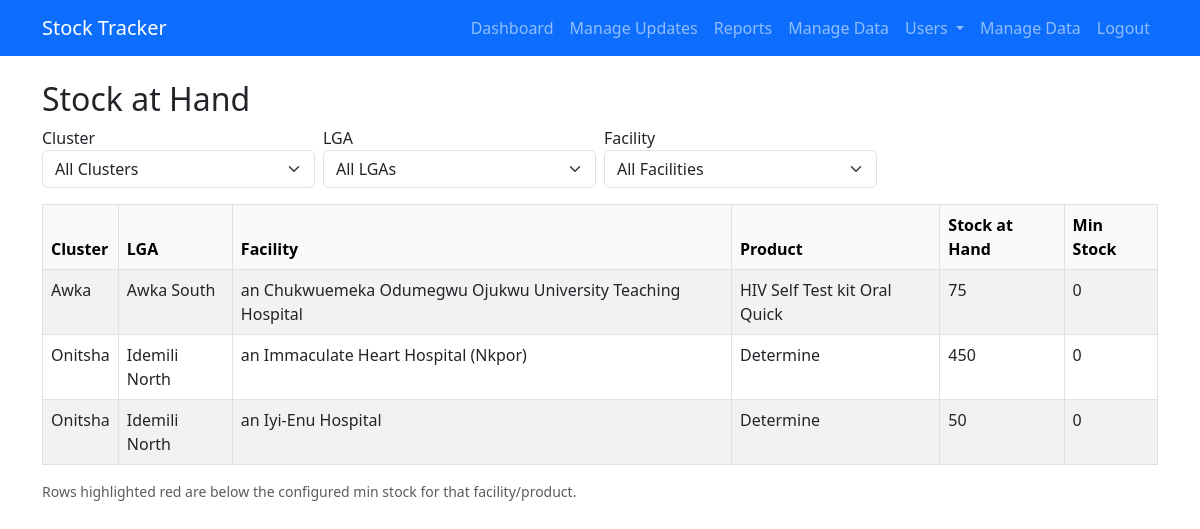
The app's page /facility_soh (signed in) with its own data.
### models.py (models this page shows, shortened)
class Facility(db.Model):
    id = db.Column(db.Integer, primary_key=True)
    name = db.Column(db.String(150), nullable=False)
    lga_id = db.Column(db.Integer, db.ForeignKey('lga.id'), nullable=False)
    facility_products = db.relationship('FacilityProduct', backref='facility', lazy=True)

class LGA(db.Model):
    id = db.Column(db.Integer, primary_key=True)
    name = db.Column(db.String(100), nullable=False)
    cluster_id = db.Column(db.Integer, db.ForeignKey('cluster.id'), nullable=False)
    facilities = db.relationship('Facility', backref='lga', lazy=True)

### app.py (the view, shortened to what this page needs)
@app.route('/facility_soh')
def facility_soh():
    cluster_id = request.args.get('cluster')
    lga_id = request.args.get('lga')
    facility_id = request.args.get('facility')
    base_sql = """
        SELECT c.name AS cluster,
               l.id   AS lga_id,
               l.name AS lga,
               f.id   AS facility_id,
               f.name AS facility,
               p.name AS product,
               COALESCE(fp.min_stock, 0) AS min_stock,
               SUM(
                   CASE
                       WHEN st.transaction_type IN ('Received','Opening','Transfer-In') THEN st.quantity
                       WHEN st.transaction_type IN ('Issued','Lost','Damaged','Expired','Transfer') THEN -st.quantity
                       WHEN st.transaction_type='Adjusted' THEN st.quantity
                       ELSE 0
                   END
               ) AS stock_at_hand
        FROM stock_transaction st
        JOIN facility f ON st.facility_id = f.id
        JOIN lga l ON f.lga_id = l.id
        JOIN cluster c ON l.cluster_id = c.id
        JOIN product p ON st.product_id = p.id
        LEFT JOIN facility_product fp ON fp.facility_id = f.id AND fp.product_id = p.id
        WHERE 1=1
    """
    filters = []
    params = {}
    if cluster_id:
        filters.append("AND l.cluster_id = :cluster_id")
        params["cluster_id"] = cluster_id
    if lga_id:
        filters.append("AND f.lga_id = :lga_id")
        params["lga_id"] = lga_id
    if facility_id:
        filters.append("AND f.id = :facility_id")
        params["facility_id"] = facility_id
    sql = text(base_sql + " ".join(filters) + """
        GROUP BY c.name, l.id, l.name, f.id, f.name, p.name, fp.min_stock
        HAVING stock_at_hand IS NOT NULL AND stock_at_hand != 0
        ORDER BY c.name, l.name, f.name, p.name
    """)
    result = db.session.execute(sql, params).mappings().all()
    results = [{
        'cluster': r.get('cluster','N/A'),
        'lga': r.get('lga','N/A'),
        'facility': r.get('facility','N/A'),
        'product': r.get('product','N/A'),
        'min_stock': int(r.get('min_stock') or 0),
        'stock_at_hand': int(r.get('stock_at_hand') or 0)
    } for r in result]
    if current_user.role == 'super':
        clusters = Cluster.query.order_by(Cluster.name).all()
        lgas = LGA.query.filter_by(cluster_id=cluster_id).order_by(LGA.name).all() if cluster_id else []
        facilities = Facility.query.filter_by(lga_id=lga_id).order_by(Facility.name).all() if lga_id else []
    elif current_user.role == 'cluster':
        clusters = Cluster.query.filter_by(id=current_user.cluster_id).all()
        lgas = LGA.query.filter_by(cluster_id=current_user.cluster_id).order_by(LGA.name).all()
        facilities = Facility.query.filter_by(lga_id=lga_id).order_by(Facility.name).all() if lga_id else []
    elif current_user.role == 'lga':
        clusters = Cluster.query.filter_by(id=cluster_id).all()
        lgas = LGA.query.filter_by(id=current_user.lga_id).all()
        facilities = Facility.query.filter_by(lga_id=lga_id).order_by(Facility.name).all() if lga_id else []
    elif current_user.role == 'facility':
        clusters = Cluster.query.filter_by(id=cluster_id).all()
        lgas = LGA.query.filter_by(id=lga_id).all()
        facilities = Facility.query.filter_by(id=current_user.facility_id).all()
    return render_template(
        'facility_soh.html',
        results=results,
        clusters=clusters,
        lgas=lgas,
        facilities=facilities,
        selected_cluster=cluster_id,
        selected_lga=lga_id,
        selected_facility=facility_id
    )

### app.py (called while the page is built)
@login_manager.user_loader
def load_user(user_id):
    return User.query.get(int(user_id))

### templates/facility_soh.html (shortened to what this page needs)
{% extends 'base.html' %}
{% block content %}
<h2>Stock at Hand</h2>
<form method="get" class="row g-2 mb-3">
  <div class="col-md-3">
    <label>Cluster</label>
    <select name="cluster" class="form-select" onchange="this.form.submit()">
      <option value="">All Clusters</option>
    </select>
  </div>
  <div class="col-md-3">
    <label>LGA</label>
    <select name="lga" class="form-select" onchange="this.form.submit()">
      <option value="">All LGAs</option>
    </select>
  </div>
  <div class="col-md-3">
    <label>Facility</label>
    <select name="facility" class="form-select" onchange="this.form.submit()">
      <option value="">All Facilities</option>
    </select>
  </div>
</form>
<div class="table-responsive">
<table class="table table-bordered table-striped">
  <thead class="table-light">
    <tr>
      <th>Cluster</th>
      <th>LGA</th>
      <th>Facility</th>
      <th>Product</th>
      <th>Stock at Hand</th>
      <th>Min Stock</th>
    </tr>
  </thead>
  <tbody>
    {% for row in results %}
    <tr class="{% if row.stock_at_hand < row.min_stock %}table-danger{% endif %}">
      <td>{{ row.cluster }}</td>
      <td>{{ row.lga }}</td>
      <td>{{ row.facility }}</td>
      <td>{{ row.product }}</td>
      <td>{{ "{:,}".format(row.stock_at_hand) }}</td>
      <td>{{ "{:,}".format(row.min_stock) }}</td>
    </tr>
    {% endfor %}
  </tbody>
</table>
</div>
<p class="text-muted small">
  Rows highlighted red are below the configured min stock for that facility/product.
</p>
{% endblock %}

### records on screen
Facility: cluster "Awka", lga "Awka South", facility "an Chukwuemeka Odumegwu Ojukwu University Teaching Hospital", product "HIV Self Test kit Oral Quick", stock_at_hand "75", min_stock "0"
Facility: cluster "Onitsha", lga "Idemili North", facility "an Immaculate Heart Hospital (Nkpor)", product "Determine", stock_at_hand "450", min_stock "0"
Facility: cluster "Onitsha", lga "Idemili North", facility "an Iyi-Enu Hospital", product "Determine", stock_at_hand "50", min_stock "0"
